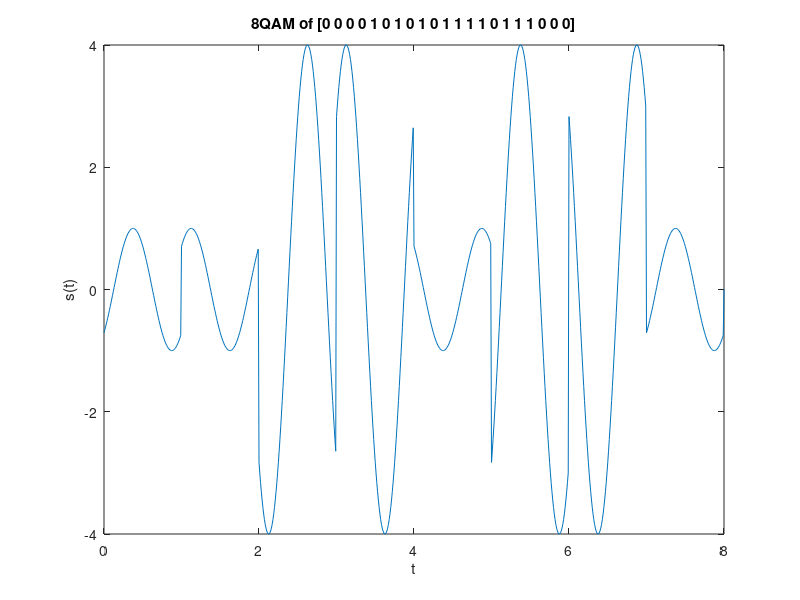

Here is the MATLAB script that generated this plot:
inputData = [0 0 0 0 1 0 1 0 1 0 1 1 1 1 0 0 0 1 1 1 1 0 0 0];
t=0:.01:length(inputData)/3;
l = 1;
% Signal matrix
s=zeros(100*length(inputData)/3+1,1);
for i=1:3:length(inputData)
    % Index for signal matrix
    k=(l-1)*100;
    % Set the amplitude depending on the last digit
    if(inputData(i+2) == 0)
        amplitude = 1;
    else
        amplitude = 4;
    end
    % Set the phase depending on the first two digits
    if(inputData(i) == 0)
        %0
        if(inputData(i+1) == 0)
            %00
            phase = 5*pi/4;
        else
            %01
            phase = 7*pi/4;
        end
    else
        %1
        if(inputData(i+1) == 0)
            %10
            phase = 3*pi/4;
        else
            %11
            phase = pi/4;
        end
    end
    for j=l-1:.01:l-0.01
        k=k+1;
        s(k) = amplitude * cos(2*pi*t(k)+phase);
    end
    l=l+1;
end
plot(t,s);
xlabel('t');
ylabel('s(t)');
title('8QAM of [0 0 0 0 1 0 1 0 1 0 1 1 1 1 0 1 1 1 0 0 0]')
